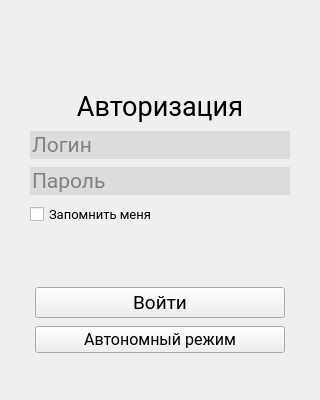
<?xml version="1.0" encoding="UTF-8"?>
<ui version="4.0">
 <class>MainWindow</class>
 <widget class="QWidget" name="MainWindow">
  <property name="geometry">
   <rect>
    <x>0</x>
    <y>0</y>
    <width>320</width>
    <height>400</height>
   </rect>
  </property>
  <property name="windowTitle">
   <string>MainWindow</string>
  </property>
  <layout class="QVBoxLayout" name="verticalLayout">
   <property name="leftMargin">
    <number>0</number>
   </property>
   <property name="topMargin">
    <number>0</number>
   </property>
   <property name="rightMargin">
    <number>0</number>
   </property>
   <property name="bottomMargin">
    <number>0</number>
   </property>
   <item>
    <widget class="QWidget" name="centralwidget" native="true">
     <property name="enabled">
      <bool>true</bool>
     </property>
     <layout class="QVBoxLayout" name="verticalLayout_2" stretch="2,2,2,2,1">
      <property name="spacing">
       <number>8</number>
      </property>
      <property name="leftMargin">
       <number>20</number>
      </property>
      <property name="topMargin">
       <number>10</number>
      </property>
      <property name="rightMargin">
       <number>20</number>
      </property>
      <property name="bottomMargin">
       <number>20</number>
      </property>
      <item>
       <layout class="QVBoxLayout" name="Label" stretch="0,0">
        <property name="spacing">
         <number>0</number>
        </property>
        <item>
         <widget class="QLabel" name="logo">
          <property name="minimumSize">
           <size>
            <width>80</width>
            <height>80</height>
           </size>
          </property>
          <property name="maximumSize">
           <size>
            <width>999</width>
            <height>80</height>
           </size>
          </property>
          <property name="styleSheet">
           <string notr="true">image: url(icons/BMSTU_HD2);
color: rgba(0,0,0,0);</string>
          </property>
          <property name="text">
           <string>TextLabel</string>
          </property>
          <property name="alignment">
           <set>Qt::AlignCenter</set>
          </property>
         </widget>
        </item>
        <item>
         <widget class="QLabel" name="label">
          <property name="sizePolicy">
           <sizepolicy hsizetype="Preferred" vsizetype="Preferred">
            <horstretch>0</horstretch>
            <verstretch>0</verstretch>
           </sizepolicy>
          </property>
          <property name="maximumSize">
           <size>
            <width>16777215</width>
            <height>39</height>
           </size>
          </property>
          <property name="font">
           <font>
            <family>Roboto</family>
            <pointsize>20</pointsize>
           </font>
          </property>
          <property name="text">
           <string>Авторизация</string>
          </property>
          <property name="alignment">
           <set>Qt::AlignCenter</set>
          </property>
         </widget>
        </item>
       </layout>
      </item>
      <item>
       <layout class="QVBoxLayout" name="Fields" stretch="0,0,0">
        <property name="spacing">
         <number>8</number>
        </property>
        <property name="leftMargin">
         <number>10</number>
        </property>
        <property name="rightMargin">
         <number>10</number>
        </property>
        <property name="bottomMargin">
         <number>0</number>
        </property>
        <item>
         <widget class="QLineEdit" name="loginEdit">
          <property name="sizePolicy">
           <sizepolicy hsizetype="Fixed" vsizetype="Fixed">
            <horstretch>0</horstretch>
            <verstretch>0</verstretch>
           </sizepolicy>
          </property>
          <property name="maximumSize">
           <size>
            <width>400</width>
            <height>16777215</height>
           </size>
          </property>
          <property name="font">
           <font>
            <family>Roboto</family>
            <pointsize>16</pointsize>
           </font>
          </property>
          <property name="layoutDirection">
           <enum>Qt::LeftToRight</enum>
          </property>
          <property name="styleSheet">
           <string notr="true">QLineEdit
{
	color: rgb(40, 40, 40);
	background-color: rgb(220, 220, 220);
	border:none;
}

QLineEdit::hover
{
	color: rgb(40, 40, 40);
	background-color: rgb(210, 210, 210);
	border:none;
}</string>
          </property>
          <property name="text">
           <string/>
          </property>
          <property name="maxLength">
           <number>32</number>
          </property>
          <property name="alignment">
           <set>Qt::AlignLeading|Qt::AlignLeft|Qt::AlignVCenter</set>
          </property>
          <property name="placeholderText">
           <string>Логин</string>
          </property>
         </widget>
        </item>
        <item>
         <widget class="QLineEdit" name="passwordEdit">
          <property name="maximumSize">
           <size>
            <width>400</width>
            <height>16777215</height>
           </size>
          </property>
          <property name="font">
           <font>
            <family>Roboto</family>
            <pointsize>16</pointsize>
            <weight>50</weight>
            <bold>false</bold>
            <strikeout>false</strikeout>
           </font>
          </property>
          <property name="cursor">
           <cursorShape>IBeamCursor</cursorShape>
          </property>
          <property name="tabletTracking">
           <bool>false</bool>
          </property>
          <property name="styleSheet">
           <string notr="true">QLineEdit
{
	color: rgb(40, 40, 40);
	background-color: rgb(220, 220, 220);
	border:none;
}

QLineEdit::hover
{
	color: rgb(40, 40, 40);
	background-color: rgb(210, 210, 210);
	border:none;
}</string>
          </property>
          <property name="inputMask">
           <string/>
          </property>
          <property name="text">
           <string/>
          </property>
          <property name="maxLength">
           <number>32</number>
          </property>
          <property name="echoMode">
           <enum>QLineEdit::Password</enum>
          </property>
          <property name="readOnly">
           <bool>false</bool>
          </property>
          <property name="placeholderText">
           <string>Пароль</string>
          </property>
         </widget>
        </item>
        <item>
         <widget class="QCheckBox" name="rememberMe">
          <property name="font">
           <font>
            <family>Roboto</family>
            <pointsize>10</pointsize>
           </font>
          </property>
          <property name="text">
           <string>Запомнить меня</string>
          </property>
         </widget>
        </item>
       </layout>
      </item>
      <item>
       <spacer name="verticalSpacer">
        <property name="orientation">
         <enum>Qt::Vertical</enum>
        </property>
        <property name="sizeHint" stdset="0">
         <size>
          <width>20</width>
          <height>20</height>
         </size>
        </property>
       </spacer>
      </item>
      <item>
       <layout class="QVBoxLayout" name="Buttons" stretch="0,0">
        <property name="spacing">
         <number>8</number>
        </property>
        <property name="leftMargin">
         <number>15</number>
        </property>
        <property name="rightMargin">
         <number>15</number>
        </property>
        <item>
         <widget class="QPushButton" name="onlineButton">
          <property name="minimumSize">
           <size>
            <width>250</width>
            <height>0</height>
           </size>
          </property>
          <property name="maximumSize">
           <size>
            <width>400</width>
            <height>16777215</height>
           </size>
          </property>
          <property name="font">
           <font>
            <family>Roboto</family>
            <pointsize>14</pointsize>
           </font>
          </property>
          <property name="styleSheet">
           <string notr="true"/>
          </property>
          <property name="text">
           <string>Войти</string>
          </property>
         </widget>
        </item>
        <item>
         <widget class="QPushButton" name="offlineButton">
          <property name="minimumSize">
           <size>
            <width>250</width>
            <height>0</height>
           </size>
          </property>
          <property name="maximumSize">
           <size>
            <width>400</width>
            <height>16777215</height>
           </size>
          </property>
          <property name="font">
           <font>
            <family>Roboto</family>
            <pointsize>12</pointsize>
           </font>
          </property>
          <property name="styleSheet">
           <string notr="true"/>
          </property>
          <property name="text">
           <string>Автономный режим</string>
          </property>
         </widget>
        </item>
       </layout>
      </item>
      <item>
       <spacer name="verticalSpacer_2">
        <property name="orientation">
         <enum>Qt::Vertical</enum>
        </property>
        <property name="sizeHint" stdset="0">
         <size>
          <width>20</width>
          <height>40</height>
         </size>
        </property>
       </spacer>
      </item>
     </layout>
    </widget>
   </item>
  </layout>
 </widget>
 <resources/>
 <connections/>
</ui>
